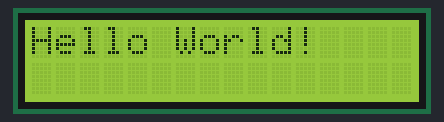
A sketch run on a simulated Arduino Uno, built with avr-gcc and run on an emulated ATmega328P. Parts: 16×2 character LCD. The local clock reads 2024-03-15 10:24:30 at power-on unless the sketch sets it.

Above: at 0.1 s.
At 3.4 s:
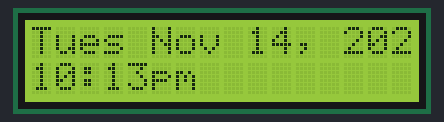
At 42.7 s:
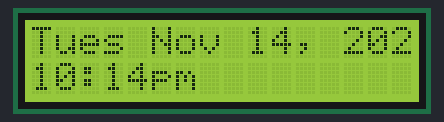
At 100.3 s:
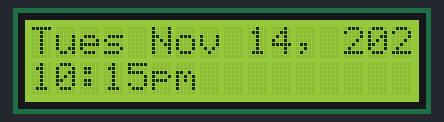

Measured:
- what the display in image 1 shows lasts 39.4 s, from 3.3 s to 42.7 s
- what the display in image 2 shows lasts 57.5 s, from 42.7 s to 100.2 s

The sketch:

basic_rtc_clock.ino
```cpp
#include <Wire.h>
#include "RTClib.h"
#include <LiquidCrystal_I2C.h>
RTC_DS3231 rtc;
// initialize the library with the numbers of the interface pins
LiquidCrystal_I2C lcd(0x27,16,2);
char daysOfTheWeek[7][5] = {"Sun",
                            "Mon",
                            "Tues",
                            "Wed",
                            "Thur",
                            "Fri",
                            "Sat"
                           };
char months[12][4] = {
  "Jan",
  "Feb",
  "Mar",
  "Apr",
  "May",
  "Jun",
  "Jul",
  "Aug",
  "Sep",
  "Oct",
  "Nov",
  "Dec"
};

void setup() {
  // put your setup code here, to run once:
//  Serial.begin(9600);
//  Serial.println('\n');
  if (!rtc.begin()) {
//    Serial.println("RTC not connected");
    while (1);
  }
//  else if (rtc.lostPower()) {
  rtc.adjust(DateTime(F(__DATE__), F(__TIME__)));
//  }
  lcd.init();
  lcd.backlight();
  lcd.setCursor(0,0);
  lcd.print("Hello World!");
  delay(3000);
  lcd.noBacklight();
  lcd.clear();
  delay(200);
  lcd.backlight();
}

void loop() {
  lcd.clear();
  // put your main code here, to run repeatedly:
  DateTime now = rtc.now();

  lcd.print(daysOfTheWeek[now.dayOfTheWeek()]);
  lcd.print(" ");
  lcd.print(months[now.month() - 1]);
  lcd.print(" ");
  lcd.print(now.day());
  lcd.print(", ");
  lcd.print(now.year());
  lcd.setCursor(0,1);
  if(now.hour() > 12) lcd.print(now.hour() - 12);
  else lcd.print(now.hour());
  lcd.print(':');
  if(now.minute() < 10) lcd.print('0');
  lcd.print(now.minute());
//  lcd.print(':');
//  if(now.second() < 10) lcd.print('0');
//  lcd.print(now.second());
  if(now.hour() > 11) lcd.print("pm");
  else lcd.print("am");


  delay(3000);
}
```
